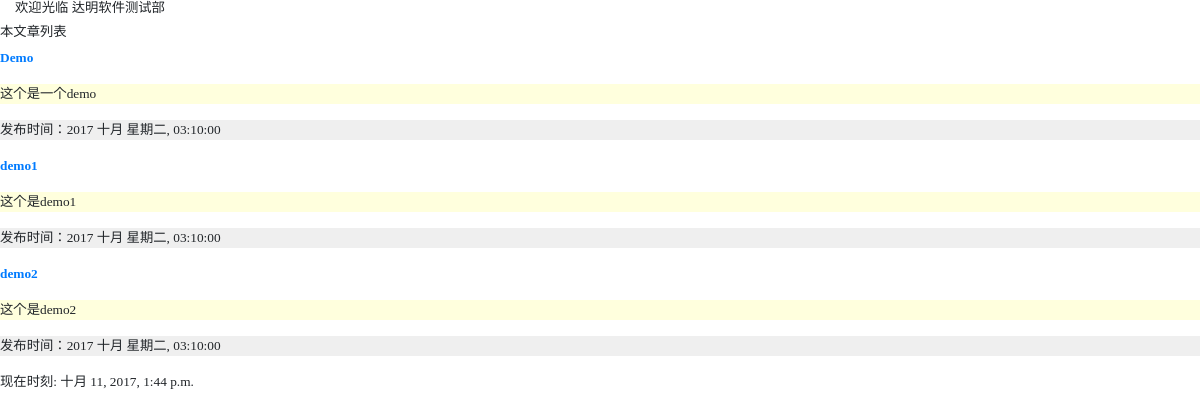
Before: / with the older database file.
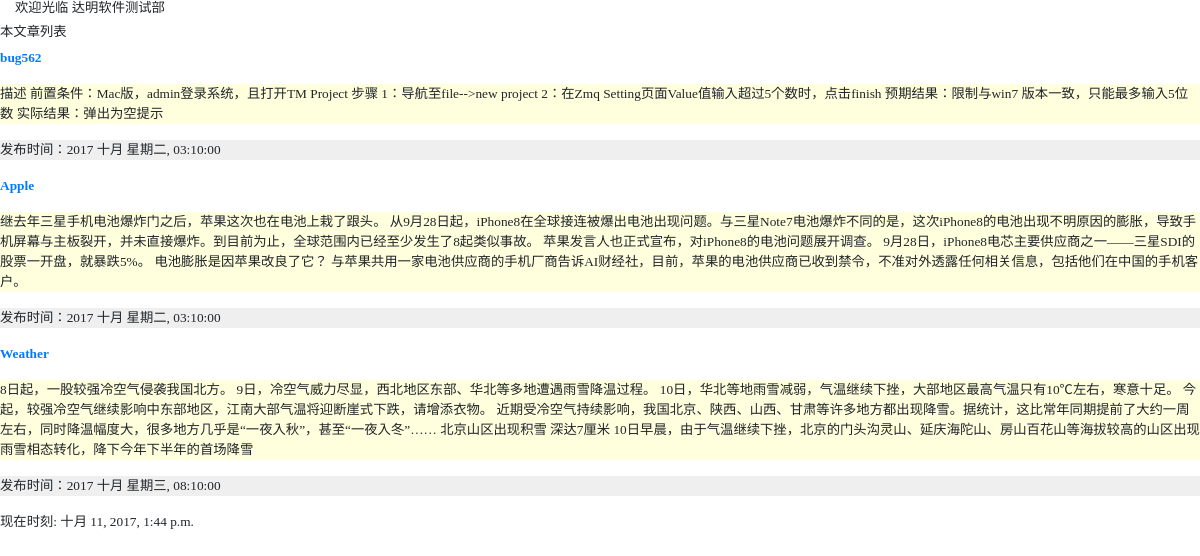
After: the same page with the newer database file.
### mainsite/models.py (models this page shows, shortened)
class Article(models.Model):
    title = models.CharField(max_length=200)
    slug = models.CharField(max_length=200)
    body = models.TextField()
    pub_date = models.DateTimeField(default=timezone.now)
    class Meta:
        ordering = ('pub_date',)

### mainsite/views.py (the view)
# urls.py: url(r'^$', homepage),
def homepage(request):
    template = get_template('index.html')
    articles = Article.objects.all()
    now = datetime.now()
    html = template.render(locals())
    return HttpResponse(html)

### templates/index.html (shortened to what this page needs)
{% extends 'base.html' %}
{% block headmessage %}
    <h3 style='font-family:微软雅黑;font-size:10pt;'>本文章列表</h3>
{% endblock %}
{% block content %}
    {% for article in articles %}
        <div class='panel panel-default'>
            <div class='panel-heading'>
                 <p style='font-family:微软雅黑;font-size:10pt;font-weight:bold;'>
                    <a href='/article/{{ article.slug }}'>{{ article.title }}</a>
                </p>
            </div>
            <div class='panel-body' style='background-color:#ffffdd'>
                 <p style='font-family:微软雅黑;font-size:10pt;'>
                    {{ article.body }}
                </p>
            </div>
            <div class='footer' style='background-color:#efefef'>
                 <p style='font-family:微软雅黑;font-size:10pt;'>
                   发布时间：{{ article.pub_date | date:"Y M D, h:m:s" }}
                </p>
            </div>
        </div>
    {% endfor %}
{% endblock %}

### templates/base.html (shortened to what this page needs)
<!DOCTYPE html>
<html lang="en">
<head>
</head>
<link rel="stylesheet" href="https://maxcdn.bootstrapcdn.com/bootstrap/4.0.0-beta/css/bootstrap.min.css">
<body>
<div class='container-fluid'>
    {% include 'header.html' %}
    </div>
        <div class='panel panel-default'>
            <div class='panel-heading'>
                {% block headmessage %}{% endblock %}
            </div>
            <div class='panel-body'>
                {% block content %}{% endblock %}
            </div>
            <div class='panel-footer'>
                {% include 'footer.html' %}
            </div>
        </div>
</body>
</html>

### templates/header.html
<div class='well'>
    <h1 style='font-family:微软雅黑;font-size:10pt;'>欢迎光临 达明软件测试部</h1>
</div>

### templates/footer.html
{% block footer %}
    {% if now %}
    <p style='font-family:微软雅黑;font-size:10pt;'>现在时刻: {{ now }}</p>
    {% else %}
    <p style='font-family:微软雅黑;font-size:10pt;'>公司内部内容，请不要对外转阅...</p>
    {% endif %}
{% endblock %}

Changed rows visible on the page:
changed Article: title "Demo" → "bug562"; body "这个是一个demo" → "描述 前置条件：Mac版，admin登录系统，且打开TM Project 步骤 1：导航至file-->new project 2：在Zmq Setting页面Value值输入超过5个数时，点击finish 预期结果：限制与win7 版本一致，只能最多输入5位数 实际结果：弹出为空提示"
changed Article: title "demo2" → "Apple"; body "这个是demo2" → "继去年三星手机电池爆炸门之后，苹果这次也在电池上栽了跟头。 从9月28日起，iPhone8在全球接连被爆出电池出现问题。与三星Note7电池爆炸不同的是，这次iPhone8的电池出现不明原因的膨胀，导致手机屏幕与主板裂开，并未直接爆炸。到目前为止，全球范围内已经至少发生了8起类似事故。 苹果发言人也正式宣布，对iPhone8的电池问题展开调查。 9月28日，iPhone8电芯主要供应商之一——三星SDI的股票一开盘，就暴跌5%。 电池膨胀是因苹果改良了它？ 与苹果共用一家电池供应商的手机厂商告诉AI财经社，目前，苹果的电池供应商已收到禁令，不准对外透露任何相关信息，包括他们在中国的手机客户。"; moves up the list
changed Article: title "demo1" → "Weather"; body "这个是demo1" → "8日起，一股较强冷空气侵袭我国北方。 9日，冷空气威力尽显，西北地区东部、华北等多地遭遇雨雪降温过程。 10日，华北等地雨雪减弱，气温继续下挫，大部地区最高气温只有10℃左右，寒意十足。 今起，较强冷空气继续影响中东部地区，江南大部气温将迎断崖式下跌，请增添衣物。 近期受冷空气持续影响，我国北京、陕西、山西、甘肃等许多地方都出现降雪。据统计，这比常年同期提前了大约一周左右，同时降温幅度大，很多地方几乎是“一夜入秋”，甚至“一夜入冬”…… 北京山区出现积雪 深达7厘米 10日早晨，由于气温继续下挫，北京的门头沟灵山、延庆海陀山、房山百花山等海拔较高的山区出现雨雪相态转化，降下今年下半年的首场降雪"; pub_date "2017 十月 星期二, 03:10:00" → "2017 十月 星期三, 08:10:00"
